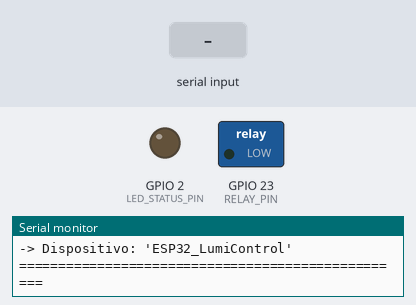
Bench run of a sketch on a simulated ESP32. On the bench: switched loads named in the sketch (green lamp = pin HIGH), output pins drawn as LEDs (lit = HIGH), the last lines printed to the serial monitor. The inputs (shaded band) are chosen by the test bench. Nothing arrives over Bluetooth unless stated.

Above: at 1.2 s.
1.3 s: "ENCENDER\n" received over the second serial link
At 1.7 s:
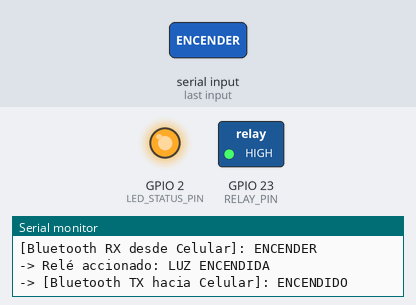
4.3 s: "APAGAR\n" received over the second serial link
At 5.3 s:
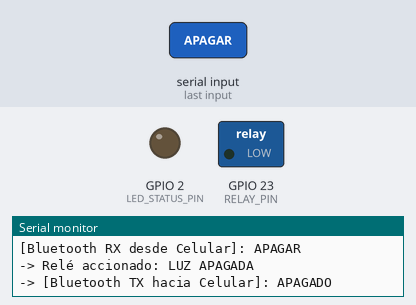
Timing chart, 0 to 7.3 s (numbered marks = the images above; inputs shaded):
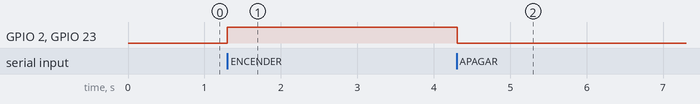

The sketch:

lumi_esp32_bluetooth.ino
```cpp
/*
 * =========================================================================
 * LumiControl IoT - Firmware ESP32 Bluetooth (Comunicación Directa con Celular)
 * =========================================================================
 * Permite controlar el relé directamente desde el celular Android mediante Bluetooth
 * sin necesidad de router Wi-Fi, Internet ni Broker intermediario.
 *
 * Nombre de Bluetooth del ESP32: "ESP32_LumiControl"
 *
 * Protocolo de comunicación:
 * - Celular -> ESP32: Envía "ENCENDER\n" o "APAGAR\n" (o "1" / "0")
 * - ESP32 -> Celular: Responde con confirmación "ENCENDIDO\n" o "APAGADO\n"
 * =========================================================================
 */

#include "BluetoothSerial.h"

#if !defined(CONFIG_BT_ENABLED) || !defined(CONFIG_BLUEDROID_ENABLED)
#error Bluetooth no está habilitado en la configuración de la placa ESP32.
#endif

// Objeto de Bluetooth Serial
BluetoothSerial SerialBT;

// Definición de pines
const int RELAY_PIN      = 23; // Pin de conexión del módulo de relé
const int LED_STATUS_PIN = 2;  // LED integrado en el ESP32

void setup() {
  Serial.begin(115200);

  // Configurar pines de hardware
  pinMode(RELAY_PIN, OUTPUT);
  pinMode(LED_STATUS_PIN, OUTPUT);
  digitalWrite(RELAY_PIN, LOW);     // Iniciar apagado por seguridad
  digitalWrite(LED_STATUS_PIN, LOW);

  // Iniciar servicio Bluetooth con el nombre identificador para el celular
  SerialBT.begin("ESP32_LumiControl");

  Serial.println("==================================================");
  Serial.println("ESP32 Bluetooth Listo!");
  Serial.println("Abre los ajustes de Bluetooth en tu celular y vincula:");
  Serial.println("-> Dispositivo: 'ESP32_LumiControl'");
  Serial.println("==================================================");
}

void loop() {
  // Verificar si el celular ha enviado datos vía Bluetooth
  if (SerialBT.available()) {
    String comando = SerialBT.readStringUntil('\n');
    comando.trim(); // Eliminar espacios o saltos de línea sobrantes

    Serial.print("[Bluetooth RX desde Celular]: ");
    Serial.println(comando);

    if (comando.equalsIgnoreCase("ENCENDER") || comando == "1") {
      // 1. Activar el relé físico
      digitalWrite(RELAY_PIN, HIGH);
      digitalWrite(LED_STATUS_PIN, HIGH);
      Serial.println("-> Relé accionado: LUZ ENCENDIDA");

      // 2. Enviar respuesta de confirmación al celular
      SerialBT.println("ENCENDIDO");
      Serial.println("-> [Bluetooth TX hacia Celular]: ENCENDIDO");
    }
    else if (comando.equalsIgnoreCase("APAGAR") || comando == "0") {
      // 1. Desactivar el relé físico
      digitalWrite(RELAY_PIN, LOW);
      digitalWrite(LED_STATUS_PIN, LOW);
      Serial.println("-> Relé accionado: LUZ APAGADA");

      // 2. Enviar respuesta de confirmación al celular
      SerialBT.println("APAGADO");
      Serial.println("-> [Bluetooth TX hacia Celular]: APAGADO");
    }
    else if (comando.equalsIgnoreCase("ESTADO?")) {
      // Consultar estado actual
      bool estadoActual = digitalRead(RELAY_PIN);
      SerialBT.println(estadoActual ? "ENCENDIDO" : "APAGADO");
    }
  }

  delay(20);
}
```

Measured:
- after the input at 1.3 s, GPIO 2 (LED_STATUS_PIN), GPIO 23 (RELAY_PIN): LOW → HIGH at once
- after the input at 4.3 s, GPIO 2 (LED_STATUS_PIN), GPIO 23 (RELAY_PIN): HIGH → LOW at once
